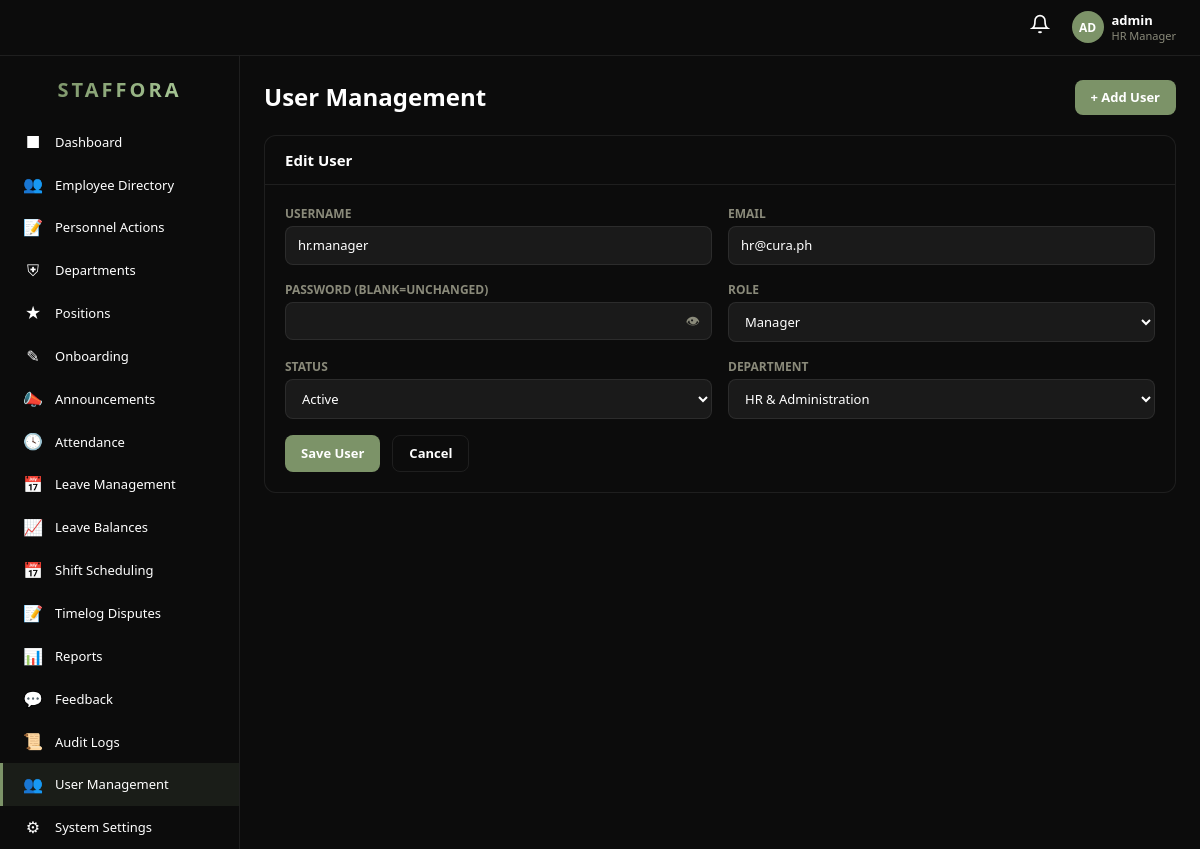
The page /index.php?page=user_management&action=edit&id=2 (signed in) on the database its author committed.
### tables this page shows
CREATE TABLE `user` (
  `id` int(11) NOT NULL AUTO_INCREMENT,
  `username` varchar(80) NOT NULL,
  `email` varchar(150) NOT NULL,
  `password` varchar(255) NOT NULL,
  `role` enum('Super Admin','Manager','Employee') NOT NULL DEFAULT 'Employee',
  `status` enum('Active','Inactive') NOT NULL DEFAULT 'Active',
  `department_id` int(11) DEFAULT NULL,
  `created_at` int(11) NOT NULL DEFAULT 0,
  PRIMARY KEY (`id`),
  UNIQUE KEY `email` (`email`),
  KEY `user_ibfk_1` (`department_id`),
  CONSTRAINT `user_ibfk_1` FOREIGN KEY (`department_id`) REFERENCES `department` (`id`) ON DELETE SET NULL
);

CREATE TABLE `department` (
  `id` int(11) NOT NULL AUTO_INCREMENT,
  `name` varchar(100) NOT NULL,
  `description` text DEFAULT NULL,
  `location` varchar(150) DEFAULT NULL,
  `budget` decimal(15,2) DEFAULT 0.00,
  `created_at` int(11) NOT NULL DEFAULT 0,
  PRIMARY KEY (`id`)
);

### index.php (called while the page is built, shortened)
<?php
require_once __DIR__ . '/config.php';
require_once __DIR__ . '/includes/db.php';
$page = $_GET['page'] ?? 'dashboard';
$file = __DIR__ . '/pages/' . $page . '.php';
require $file;

### config.php (called while the page is built, shortened)
<?php
if(!function_exists("e")){
    function e(?string $s):string{ return htmlspecialchars((string)$s,ENT_QUOTES|ENT_SUBSTITUTE,"UTF-8"); }
}
if(!function_exists("url")){
    function url(string $page,array $params=[]):string{
        return BASE_URL."/index.php?".http_build_query(array_merge(["page"=>$page],$params));
    }
}

### includes/db.php (called while the page is built, shortened)
<?php
require_once __DIR__ . '/../config.php';
class DB {
    private static $pdo = null;
    public static function get(): PDO {
        if (self::$pdo === null) {
            $dsn = 'mysql:host=' . DB_HOST . ';port=' . DB_PORT . ';dbname=' . DB_NAME . ';charset=' . DB_CHARSET;
            self::$pdo = new PDO($dsn, DB_USER, DB_PASS, [
                PDO::ATTR_ERRMODE            => PDO::ERRMODE_EXCEPTION,
                PDO::ATTR_DEFAULT_FETCH_MODE => PDO::FETCH_ASSOC,
                PDO::ATTR_EMULATE_PREPARES   => false,
            ]);
        }
        return self::$pdo;
    }
    public static function query(string $sql, array $params = []): PDOStatement {
        $stmt = self::get()->prepare($sql);
        $stmt->execute($params);
        return $stmt;
    }
    public static function fetchAll(string $sql, array $params = []): array {
        return self::query($sql, $params)->fetchAll();
    }
    public static function fetchOne(string $sql, array $params = []): ?array {
        $row = self::query($sql, $params)->fetch();
        return $row ?: null;
    }
}

### pages/user_management.php (the view, shortened to what this page needs)
<?php
require_once __DIR__ . "/../config.php"; require_once __DIR__ . "/../includes/db.php"; require_once __DIR__ . "/../includes/auth.php";
$depts=DB::fetchAll("SELECT id,name FROM department ORDER BY name");
$action=$_GET["action"]??"index"; $editId=(int)($_GET["id"]??0); $es=$editId?DB::fetchOne("SELECT * FROM `user` WHERE id=?",[$editId]):null;
require_once __DIR__ . "/../includes/layout_header.php"; ?>
<div style="margin-bottom:20px;display:flex;align-items:center;justify-content:space-between;flex-wrap:wrap;gap:12px;">
<h1 style="font-size:24px;font-weight:700;margin:0;">User Management</h1>
<a href="<?php echo url("user_management",["action"=>"create"]); ?>" class="btn btn-accent">+ Add User</a>
</div>
<?php if($action==="create"||$action==="edit"): ?>
<div class="hrms-card"><div class="card-header"><h3><?php echo $es?"Edit":"New"; ?> User</h3></div><div class="card-body">
<form method="POST"><input type="hidden" name="_action" value="save"><?php if($es): ?><input type="hidden" name="id" value="<?php echo $es["id"]; ?>"><?php endif; ?>
<div style="display:grid;grid-template-columns:1fr 1fr;gap:16px;">
<div><label style="display:block;font-size:12px;font-weight:600;color:var(--text-muted);margin-bottom:4px;text-transform:uppercase;">Username</label><input type="text" name="username" id="um_username" oninput="suggestEmail(this.value)" value="<?php echo e($es["username"]??""); ?>" required style="width:100%;padding:9px 12px;background:rgba(255,255,255,0.06);border:1px solid var(--border);border-radius:8px;color:var(--text);font-size:13px;"></div>
<div><label style="display:block;font-size:12px;font-weight:600;color:var(--text-muted);margin-bottom:4px;text-transform:uppercase;">Email</label><input type="email" name="email" id="um_email" value="<?php echo e($es["email"]??""); ?>" placeholder="username@cura.ph" required style="width:100%;padding:9px 12px;background:rgba(255,255,255,0.06);border:1px solid var(--border);border-radius:8px;color:var(--text);font-size:13px;"></div>
<div><label style="display:block;font-size:12px;font-weight:600;color:var(--text-muted);margin-bottom:4px;text-transform:uppercase;">Password <?php echo $es?"(blank=unchanged)":""; ?></label><div style="position:relative;"><input type="password" name="password" id="um_pass" style="width:100%;padding:9px 36px 9px 12px;background:rgba(255,255,255,0.06);border:1px solid var(--border);border-radius:8px;color:var(--text);font-size:13px;"><button type="button" onclick="toggleVisibility('um_pass')" style="position:absolute;right:8px;top:50%;transform:translateY(-50%);background:none;border:none;color:var(--text-muted);cursor:pointer;padding:4px;">&#128065;</button></div></div>
<div><label style="display:block;font-size:12px;font-weight:600;color:var(--text-muted);margin-bottom:4px;text-transform:uppercase;">Role</label><select name="role" style="width:100%;padding:9px 12px;background:rgba(255,255,255,0.06);border:1px solid var(--border);border-radius:8px;color:var(--text);font-size:13px;"><?php foreach(["Super Admin","Manager","Employee"] as $r): ?><option value="<?php echo $r; ?>" <?php echo ($es["role"]??"")===$r?"selected":""; ?>><?php echo $r; ?></option><?php endforeach; ?></select></div>
<div><label style="display:block;font-size:12px;font-weight:600;color:var(--text-muted);margin-bottom:4px;text-transform:uppercase;">Status</label><select name="status" style="width:100%;padding:9px 12px;background:rgba(255,255,255,0.06);border:1px solid var(--border);border-radius:8px;color:var(--text);font-size:13px;"><option value="Active" <?php echo ($es["status"]??"")==="Active"?"selected":""; ?>>Active</option><option value="Inactive" <?php echo ($es["status"]??"")==="Inactive"?"selected":""; ?>>Inactive</option></select></div>
<div><label style="display:block;font-size:12px;font-weight:600;color:var(--text-muted);margin-bottom:4px;text-transform:uppercase;">Department</label><select name="department_id" style="width:100%;padding:9px 12px;background:rgba(255,255,255,0.06);border:1px solid var(--border);border-radius:8px;color:var(--text);font-size:13px;"><option value="">None</option><?php foreach($depts as $d): ?><option value="<?php echo $d["id"]; ?>" <?php echo ($es["department_id"]??"")==$d["id"]?"selected":""; ?>><?php echo e($d["name"]); ?></option><?php endforeach; ?></select></div>
</div><div style="margin-top:16px;display:flex;gap:12px;"><button type="submit" class="btn btn-accent">Save User</button><a href="<?php echo url("user_management"); ?>" class="btn btn-outline">Cancel</a></div>
</form></div></div>
<?php endif; ?>
<?php require_once __DIR__ . "/../includes/layout_footer.php"; ?>

### web/css/hrms.css (style rules this page uses)
:root { --bg: #0c0c0c; --sidebar: #0c0c0c; --card: #0c0c0c; --card-hover: #161616; --border: rgba(255, 255, 255, 0.08); --text: #ffffff; --text-muted: #8a8a7a; --accent: #7C9368; --accent-hover: #8ca678; --primary: #5b8a72; --success: #4caf50; --warning: #E07A45; --danger: #d4183d; --info: #42a5f5 }
* { box-sizing: border-box }
body.hrms-body { margin: 0; background: var(--bg); color: var(--text); font-family: 'Segoe UI', system-ui, -apple-system, sans-serif; font-size: 14px }
a { color: var(--accent); text-decoration: none }
.hrms-card { background: var(--card); border: 1px solid var(--border); border-radius: 12px; overflow: hidden; transition: border-color .2s }
.card-header { padding: 16px 20px; border-bottom: 1px solid var(--border); display: flex; justify-content: space-between; align-items: center }
.card-header h3 { margin: 0; font-size: 15px; font-weight: 600 }
.card-body { padding: 20px }
.btn { padding: 8px 16px; border-radius: 8px; font-size: 13px; font-weight: 600; border: none; cursor: pointer; transition: all .2s; display: inline-flex; align-items: center; gap: 6px; text-decoration: none }
.btn-accent { background: var(--accent); color: #fff }
.btn-outline { background: transparent; border: 1px solid var(--border); color: var(--text) }
select { color-scheme: dark; }
select option, select optgroup { background-color: #161616; color: #ffffff; }
select option:hover, select option:focus, select option:checked { background-color: #7C9368; color: #ffffff; }

### rows shown on the page
user: username "hr.manager", email "hr@cura.ph", role "Manager", status "Active", department_id "HR & Administration"

### other values the page prints
substr($username ?: 'U', 0, 2) "AD"
$username "admin"
$roleLabel "HR Manager"
$item[2] "■"
$item[0] "Dashboard"
$item[2] "👥"
$item[0] "Employee Directory"
$item[2] "📝"
$item[0] "Personnel Actions"
$item[2] "⛨"
$item[0] "Departments"
$item[2] "★"
$item[0] "Positions"
$item[2] "✎"
$item[0] "Onboarding"
